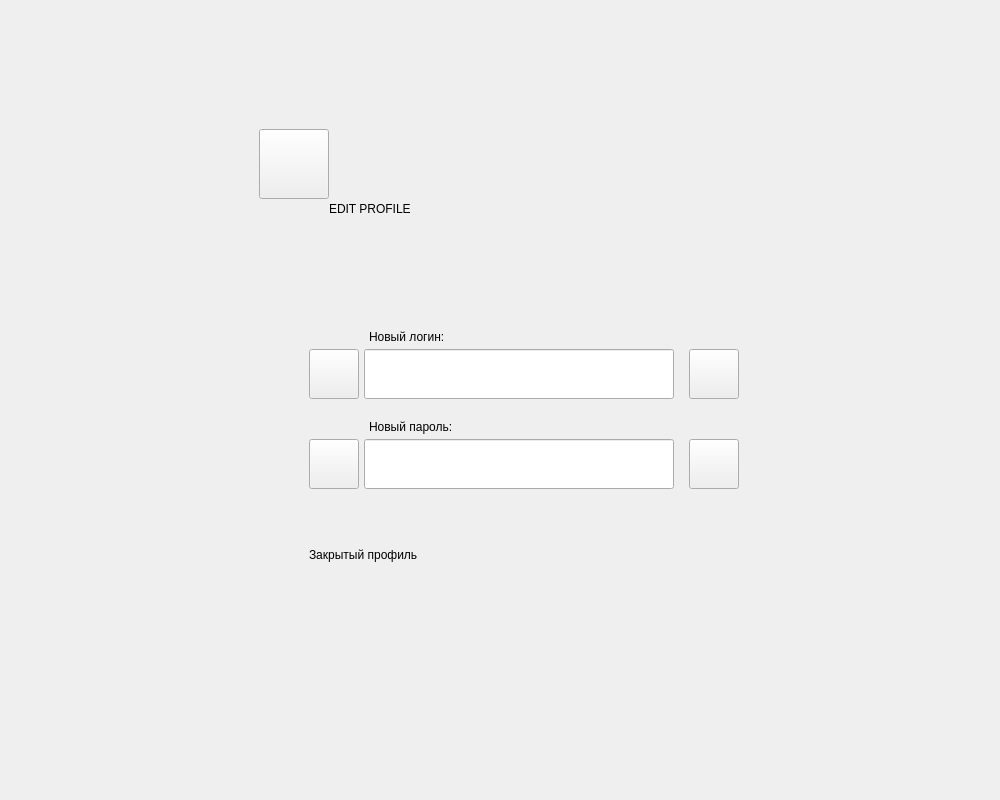
<?xml version="1.0" encoding="UTF-8"?>
<ui version="4.0">
 <class>MainWindow</class>
 <widget class="QMainWindow" name="MainWindow">
  <property name="geometry">
   <rect>
    <x>0</x>
    <y>0</y>
    <width>1000</width>
    <height>800</height>
   </rect>
  </property>
  <property name="minimumSize">
   <size>
    <width>1000</width>
    <height>800</height>
   </size>
  </property>
  <property name="maximumSize">
   <size>
    <width>1000</width>
    <height>800</height>
   </size>
  </property>
  <property name="windowTitle">
   <string>MainWindow</string>
  </property>
  <widget class="QWidget" name="centralwidget">
   <property name="minimumSize">
    <size>
     <width>1000</width>
     <height>800</height>
    </size>
   </property>
   <property name="maximumSize">
    <size>
     <width>1000</width>
     <height>800</height>
    </size>
   </property>
   <layout class="QHBoxLayout" name="horizontalLayout">
    <item>
     <widget class="QStackedWidget" name="stackedWidget">
      <property name="minimumSize">
       <size>
        <width>1000</width>
        <height>800</height>
       </size>
      </property>
      <property name="maximumSize">
       <size>
        <width>1000</width>
        <height>800</height>
       </size>
      </property>
      <property name="currentIndex">
       <number>5</number>
      </property>
      <widget class="QWidget" name="page_new_user">
       <widget class="QPushButton" name="B_new_user_reg">
        <property name="geometry">
         <rect>
          <x>355</x>
          <y>500</y>
          <width>310</width>
          <height>50</height>
         </rect>
        </property>
        <property name="maximumSize">
         <size>
          <width>16777215</width>
          <height>16777215</height>
         </size>
        </property>
        <property name="font">
         <font>
          <pointsize>14</pointsize>
         </font>
        </property>
        <property name="text">
         <string>REGISTRATION</string>
        </property>
       </widget>
       <widget class="QPushButton" name="B_new_user_log">
        <property name="geometry">
         <rect>
          <x>355</x>
          <y>400</y>
          <width>310</width>
          <height>50</height>
         </rect>
        </property>
        <property name="maximumSize">
         <size>
          <width>500</width>
          <height>16777215</height>
         </size>
        </property>
        <property name="font">
         <font>
          <pointsize>14</pointsize>
         </font>
        </property>
        <property name="text">
         <string>LOGIN</string>
        </property>
       </widget>
       <widget class="QLabel" name="L_new_user_purple">
        <property name="geometry">
         <rect>
          <x>250</x>
          <y>120</y>
          <width>500</width>
          <height>380</height>
         </rect>
        </property>
        <property name="text">
         <string/>
        </property>
       </widget>
       <widget class="QLabel" name="L_new_user_white">
        <property name="geometry">
         <rect>
          <x>250</x>
          <y>280</y>
          <width>500</width>
          <height>380</height>
         </rect>
        </property>
        <property name="text">
         <string/>
        </property>
       </widget>
       <widget class="QPushButton" name="B_new_user_ic_log">
        <property name="geometry">
         <rect>
          <x>300</x>
          <y>400</y>
          <width>50</width>
          <height>50</height>
         </rect>
        </property>
        <property name="text">
         <string/>
        </property>
       </widget>
       <widget class="QPushButton" name="B_new_user_ic_reg">
        <property name="geometry">
         <rect>
          <x>300</x>
          <y>500</y>
          <width>50</width>
          <height>50</height>
         </rect>
        </property>
        <property name="text">
         <string/>
        </property>
       </widget>
       <widget class="QLabel" name="L_new_user_name">
        <property name="geometry">
         <rect>
          <x>410</x>
          <y>150</y>
          <width>300</width>
          <height>100</height>
         </rect>
        </property>
        <property name="text">
         <string>HELLO!</string>
        </property>
       </widget>
       <widget class="QPushButton" name="B_new_user_to_user">
        <property name="geometry">
         <rect>
          <x>710</x>
          <y>622</y>
          <width>41</width>
          <height>41</height>
         </rect>
        </property>
        <property name="text">
         <string/>
        </property>
       </widget>
       <zorder>L_new_user_purple</zorder>
       <zorder>L_new_user_white</zorder>
       <zorder>B_new_user_log</zorder>
       <zorder>B_new_user_reg</zorder>
       <zorder>B_new_user_ic_log</zorder>
       <zorder>B_new_user_ic_reg</zorder>
       <zorder>L_new_user_name</zorder>
       <zorder>B_new_user_to_user</zorder>
      </widget>
      <widget class="QWidget" name="page_log">
       <widget class="QLabel" name="L_log_purple">
        <property name="geometry">
         <rect>
          <x>250</x>
          <y>120</y>
          <width>500</width>
          <height>380</height>
         </rect>
        </property>
        <property name="text">
         <string/>
        </property>
       </widget>
       <widget class="QLabel" name="L_log_white">
        <property name="geometry">
         <rect>
          <x>250</x>
          <y>280</y>
          <width>500</width>
          <height>380</height>
         </rect>
        </property>
        <property name="text">
         <string/>
        </property>
       </widget>
       <widget class="QLabel" name="L_log_name">
        <property name="geometry">
         <rect>
          <x>410</x>
          <y>150</y>
          <width>300</width>
          <height>100</height>
         </rect>
        </property>
        <property name="text">
         <string>LOG IN!</string>
        </property>
       </widget>
       <widget class="QPushButton" name="B_log_ic_log">
        <property name="geometry">
         <rect>
          <x>300</x>
          <y>400</y>
          <width>50</width>
          <height>50</height>
         </rect>
        </property>
        <property name="text">
         <string/>
        </property>
       </widget>
       <widget class="QPushButton" name="B_log_ic_reg">
        <property name="geometry">
         <rect>
          <x>300</x>
          <y>500</y>
          <width>50</width>
          <height>50</height>
         </rect>
        </property>
        <property name="text">
         <string/>
        </property>
       </widget>
       <widget class="QLineEdit" name="LE_log_login">
        <property name="geometry">
         <rect>
          <x>355</x>
          <y>400</y>
          <width>310</width>
          <height>50</height>
         </rect>
        </property>
       </widget>
       <widget class="QLineEdit" name="LE_log_password">
        <property name="geometry">
         <rect>
          <x>355</x>
          <y>500</y>
          <width>310</width>
          <height>50</height>
         </rect>
        </property>
       </widget>
       <widget class="QPushButton" name="B_log_back">
        <property name="geometry">
         <rect>
          <x>250</x>
          <y>120</y>
          <width>70</width>
          <height>70</height>
         </rect>
        </property>
        <property name="text">
         <string/>
        </property>
       </widget>
       <widget class="QPushButton" name="B_log_save">
        <property name="geometry">
         <rect>
          <x>375</x>
          <y>580</y>
          <width>250</width>
          <height>40</height>
         </rect>
        </property>
        <property name="text">
         <string> ✰ GET IN ✰</string>
        </property>
       </widget>
       <widget class="QPushButton" name="B_log_warning_1">
        <property name="geometry">
         <rect>
          <x>680</x>
          <y>400</y>
          <width>51</width>
          <height>51</height>
         </rect>
        </property>
        <property name="text">
         <string/>
        </property>
       </widget>
       <widget class="QPushButton" name="B_log_warning_2">
        <property name="geometry">
         <rect>
          <x>680</x>
          <y>500</y>
          <width>51</width>
          <height>51</height>
         </rect>
        </property>
        <property name="text">
         <string/>
        </property>
       </widget>
       <widget class="QLabel" name="L_log_warning">
        <property name="geometry">
         <rect>
          <x>360</x>
          <y>360</y>
          <width>301</width>
          <height>20</height>
         </rect>
        </property>
        <property name="text">
         <string/>
        </property>
       </widget>
       <zorder>L_log_purple</zorder>
       <zorder>L_log_white</zorder>
       <zorder>L_log_name</zorder>
       <zorder>B_log_ic_log</zorder>
       <zorder>LE_log_login</zorder>
       <zorder>LE_log_password</zorder>
       <zorder>B_log_ic_reg</zorder>
       <zorder>B_log_save</zorder>
       <zorder>B_log_back</zorder>
       <zorder>B_log_warning_1</zorder>
       <zorder>B_log_warning_2</zorder>
       <zorder>L_log_warning</zorder>
      </widget>
      <widget class="QWidget" name="page_reg">
       <widget class="QPushButton" name="B_reg_back">
        <property name="geometry">
         <rect>
          <x>250</x>
          <y>120</y>
          <width>70</width>
          <height>70</height>
         </rect>
        </property>
        <property name="text">
         <string/>
        </property>
       </widget>
       <widget class="QLabel" name="L_reg_purple">
        <property name="geometry">
         <rect>
          <x>250</x>
          <y>120</y>
          <width>500</width>
          <height>380</height>
         </rect>
        </property>
        <property name="text">
         <string/>
        </property>
       </widget>
       <widget class="QLabel" name="L_reg_white">
        <property name="geometry">
         <rect>
          <x>250</x>
          <y>280</y>
          <width>500</width>
          <height>380</height>
         </rect>
        </property>
        <property name="text">
         <string/>
        </property>
       </widget>
       <widget class="QLabel" name="L_reg_name">
        <property name="geometry">
         <rect>
          <x>410</x>
          <y>150</y>
          <width>300</width>
          <height>100</height>
         </rect>
        </property>
        <property name="text">
         <string>REG IN!</string>
        </property>
       </widget>
       <widget class="QPushButton" name="B_reg_ic_log">
        <property name="geometry">
         <rect>
          <x>300</x>
          <y>340</y>
          <width>50</width>
          <height>50</height>
         </rect>
        </property>
        <property name="text">
         <string/>
        </property>
       </widget>
       <widget class="QLineEdit" name="LE_reg_login">
        <property name="geometry">
         <rect>
          <x>355</x>
          <y>340</y>
          <width>310</width>
          <height>50</height>
         </rect>
        </property>
       </widget>
       <widget class="QLineEdit" name="LE_reg_password_2">
        <property name="geometry">
         <rect>
          <x>355</x>
          <y>500</y>
          <width>310</width>
          <height>50</height>
         </rect>
        </property>
       </widget>
       <widget class="QPushButton" name="B_reg_ic_reg_2">
        <property name="geometry">
         <rect>
          <x>300</x>
          <y>500</y>
          <width>50</width>
          <height>50</height>
         </rect>
        </property>
        <property name="text">
         <string/>
        </property>
       </widget>
       <widget class="QPushButton" name="B_reg_save">
        <property name="geometry">
         <rect>
          <x>375</x>
          <y>580</y>
          <width>250</width>
          <height>40</height>
         </rect>
        </property>
        <property name="text">
         <string>✰ CREATE ✰</string>
        </property>
       </widget>
       <widget class="QLineEdit" name="LE_reg_password_1">
        <property name="geometry">
         <rect>
          <x>355</x>
          <y>420</y>
          <width>310</width>
          <height>50</height>
         </rect>
        </property>
       </widget>
       <widget class="QPushButton" name="B_reg_ic_reg_1">
        <property name="geometry">
         <rect>
          <x>300</x>
          <y>420</y>
          <width>50</width>
          <height>50</height>
         </rect>
        </property>
        <property name="text">
         <string/>
        </property>
       </widget>
       <widget class="QPushButton" name="B_reg_warning_2">
        <property name="geometry">
         <rect>
          <x>680</x>
          <y>420</y>
          <width>51</width>
          <height>51</height>
         </rect>
        </property>
        <property name="text">
         <string/>
        </property>
       </widget>
       <widget class="QPushButton" name="B_reg_warning_3">
        <property name="geometry">
         <rect>
          <x>680</x>
          <y>500</y>
          <width>51</width>
          <height>51</height>
         </rect>
        </property>
        <property name="text">
         <string/>
        </property>
       </widget>
       <widget class="QPushButton" name="B_reg_warning_1">
        <property name="geometry">
         <rect>
          <x>680</x>
          <y>340</y>
          <width>51</width>
          <height>51</height>
         </rect>
        </property>
        <property name="text">
         <string/>
        </property>
       </widget>
       <widget class="QLabel" name="L_reg_warning_1">
        <property name="geometry">
         <rect>
          <x>360</x>
          <y>280</y>
          <width>301</width>
          <height>20</height>
         </rect>
        </property>
        <property name="text">
         <string/>
        </property>
       </widget>
       <widget class="QLabel" name="L_reg_warning_2">
        <property name="geometry">
         <rect>
          <x>360</x>
          <y>310</y>
          <width>301</width>
          <height>20</height>
         </rect>
        </property>
        <property name="text">
         <string/>
        </property>
       </widget>
       <zorder>L_reg_purple</zorder>
       <zorder>L_reg_white</zorder>
       <zorder>L_reg_name</zorder>
       <zorder>B_reg_ic_log</zorder>
       <zorder>LE_reg_login</zorder>
       <zorder>LE_reg_password_2</zorder>
       <zorder>B_reg_ic_reg_2</zorder>
       <zorder>B_reg_save</zorder>
       <zorder>B_reg_back</zorder>
       <zorder>LE_reg_password_1</zorder>
       <zorder>B_reg_ic_reg_1</zorder>
       <zorder>B_reg_warning_2</zorder>
       <zorder>B_reg_warning_3</zorder>
       <zorder>B_reg_warning_1</zorder>
       <zorder>L_reg_warning_1</zorder>
       <zorder>L_reg_warning_2</zorder>
      </widget>
      <widget class="QWidget" name="page_user">
       <widget class="QLabel" name="L_user_purple">
        <property name="geometry">
         <rect>
          <x>250</x>
          <y>120</y>
          <width>500</width>
          <height>380</height>
         </rect>
        </property>
        <property name="text">
         <string/>
        </property>
       </widget>
       <widget class="QLabel" name="L_user_white">
        <property name="geometry">
         <rect>
          <x>250</x>
          <y>280</y>
          <width>500</width>
          <height>380</height>
         </rect>
        </property>
        <property name="text">
         <string/>
        </property>
       </widget>
       <widget class="QPushButton" name="B_user_setting">
        <property name="geometry">
         <rect>
          <x>250</x>
          <y>120</y>
          <width>70</width>
          <height>70</height>
         </rect>
        </property>
        <property name="text">
         <string/>
        </property>
       </widget>
       <widget class="QLabel" name="L_user_name">
        <property name="geometry">
         <rect>
          <x>410</x>
          <y>150</y>
          <width>300</width>
          <height>100</height>
         </rect>
        </property>
        <property name="text">
         <string>ALL GOOD!</string>
        </property>
       </widget>
       <widget class="QFrame" name="F_user_1">
        <property name="geometry">
         <rect>
          <x>250</x>
          <y>190</y>
          <width>70</width>
          <height>91</height>
         </rect>
        </property>
        <property name="frameShape">
         <enum>QFrame::StyledPanel</enum>
        </property>
        <property name="frameShadow">
         <enum>QFrame::Raised</enum>
        </property>
        <widget class="QPushButton" name="B_user_frame_1">
         <property name="geometry">
          <rect>
           <x>10</x>
           <y>20</y>
           <width>51</width>
           <height>51</height>
          </rect>
         </property>
         <property name="text">
          <string/>
         </property>
        </widget>
       </widget>
       <widget class="QFrame" name="F_user_2">
        <property name="geometry">
         <rect>
          <x>250</x>
          <y>280</y>
          <width>70</width>
          <height>141</height>
         </rect>
        </property>
        <property name="frameShape">
         <enum>QFrame::StyledPanel</enum>
        </property>
        <property name="frameShadow">
         <enum>QFrame::Raised</enum>
        </property>
        <widget class="QPushButton" name="B_user_frame_2">
         <property name="geometry">
          <rect>
           <x>10</x>
           <y>0</y>
           <width>51</width>
           <height>51</height>
          </rect>
         </property>
         <property name="text">
          <string/>
         </property>
        </widget>
        <widget class="QPushButton" name="B_user_frame_3">
         <property name="geometry">
          <rect>
           <x>10</x>
           <y>70</y>
           <width>51</width>
           <height>51</height>
          </rect>
         </property>
         <property name="text">
          <string/>
         </property>
        </widget>
       </widget>
      </widget>
      <widget class="QWidget" name="page_profile">
       <widget class="QLabel" name="L_profile_purple">
        <property name="geometry">
         <rect>
          <x>250</x>
          <y>120</y>
          <width>500</width>
          <height>380</height>
         </rect>
        </property>
        <property name="text">
         <string/>
        </property>
       </widget>
       <widget class="QLabel" name="L_profile_white">
        <property name="geometry">
         <rect>
          <x>250</x>
          <y>280</y>
          <width>500</width>
          <height>380</height>
         </rect>
        </property>
        <property name="text">
         <string/>
        </property>
       </widget>
       <widget class="QLabel" name="L_profile_name">
        <property name="geometry">
         <rect>
          <x>410</x>
          <y>150</y>
          <width>300</width>
          <height>100</height>
         </rect>
        </property>
        <property name="text">
         <string>PROFILE</string>
        </property>
       </widget>
       <widget class="QLineEdit" name="LE_profile_login">
        <property name="geometry">
         <rect>
          <x>355</x>
          <y>340</y>
          <width>310</width>
          <height>50</height>
         </rect>
        </property>
       </widget>
       <widget class="QLabel" name="L_profile_1">
        <property name="geometry">
         <rect>
          <x>360</x>
          <y>320</y>
          <width>101</width>
          <height>16</height>
         </rect>
        </property>
        <property name="text">
         <string>Ваш логин:</string>
        </property>
       </widget>
       <widget class="QLineEdit" name="LE_profile_password">
        <property name="geometry">
         <rect>
          <x>355</x>
          <y>440</y>
          <width>310</width>
          <height>50</height>
         </rect>
        </property>
       </widget>
       <widget class="QLabel" name="L_profile_2">
        <property name="geometry">
         <rect>
          <x>360</x>
          <y>420</y>
          <width>101</width>
          <height>16</height>
         </rect>
        </property>
        <property name="text">
         <string>Ваш пароль:</string>
        </property>
       </widget>
       <widget class="QPushButton" name="B_profile_show_password">
        <property name="geometry">
         <rect>
          <x>630</x>
          <y>450</y>
          <width>31</width>
          <height>31</height>
         </rect>
        </property>
        <property name="text">
         <string/>
        </property>
       </widget>
       <widget class="QPushButton" name="B_profile_back">
        <property name="geometry">
         <rect>
          <x>250</x>
          <y>120</y>
          <width>70</width>
          <height>70</height>
         </rect>
        </property>
        <property name="text">
         <string/>
        </property>
       </widget>
      </widget>
      <widget class="QWidget" name="page_edit_profile">
       <widget class="QLabel" name="L_edit_profile_purple">
        <property name="geometry">
         <rect>
          <x>250</x>
          <y>120</y>
          <width>500</width>
          <height>380</height>
         </rect>
        </property>
        <property name="text">
         <string/>
        </property>
       </widget>
       <widget class="QLabel" name="L_edit_profile_white">
        <property name="geometry">
         <rect>
          <x>250</x>
          <y>280</y>
          <width>500</width>
          <height>380</height>
         </rect>
        </property>
        <property name="text">
         <string/>
        </property>
       </widget>
       <widget class="QLabel" name="L_edit_profile_name">
        <property name="geometry">
         <rect>
          <x>320</x>
          <y>150</y>
          <width>411</width>
          <height>100</height>
         </rect>
        </property>
        <property name="text">
         <string>EDIT PROFILE</string>
        </property>
       </widget>
       <widget class="QLineEdit" name="LE_edit_profile_login">
        <property name="geometry">
         <rect>
          <x>355</x>
          <y>340</y>
          <width>310</width>
          <height>50</height>
         </rect>
        </property>
       </widget>
       <widget class="QLineEdit" name="LE_edit_profile_password">
        <property name="geometry">
         <rect>
          <x>355</x>
          <y>430</y>
          <width>310</width>
          <height>50</height>
         </rect>
        </property>
       </widget>
       <widget class="QLabel" name="L_edit_profile_1">
        <property name="geometry">
         <rect>
          <x>360</x>
          <y>320</y>
          <width>101</width>
          <height>16</height>
         </rect>
        </property>
        <property name="text">
         <string>Новый логин:</string>
        </property>
       </widget>
       <widget class="QLabel" name="L_edit_profile_2">
        <property name="geometry">
         <rect>
          <x>360</x>
          <y>410</y>
          <width>101</width>
          <height>16</height>
         </rect>
        </property>
        <property name="text">
         <string>Новый пароль:</string>
        </property>
       </widget>
       <widget class="QPushButton" name="B_edit_profile_save_login">
        <property name="geometry">
         <rect>
          <x>300</x>
          <y>340</y>
          <width>50</width>
          <height>50</height>
         </rect>
        </property>
        <property name="text">
         <string/>
        </property>
       </widget>
       <widget class="QPushButton" name="B_edit_profile_save_password">
        <property name="geometry">
         <rect>
          <x>300</x>
          <y>430</y>
          <width>50</width>
          <height>50</height>
         </rect>
        </property>
        <property name="text">
         <string/>
        </property>
       </widget>
       <widget class="QPushButton" name="B_edit_profile_warning_1">
        <property name="geometry">
         <rect>
          <x>680</x>
          <y>340</y>
          <width>50</width>
          <height>50</height>
         </rect>
        </property>
        <property name="text">
         <string/>
        </property>
       </widget>
       <widget class="QPushButton" name="B_edit_profile_warning_2">
        <property name="geometry">
         <rect>
          <x>680</x>
          <y>430</y>
          <width>50</width>
          <height>50</height>
         </rect>
        </property>
        <property name="text">
         <string/>
        </property>
       </widget>
       <widget class="QLabel" name="L_edit_profile_3">
        <property name="geometry">
         <rect>
          <x>300</x>
          <y>530</y>
          <width>181</width>
          <height>31</height>
         </rect>
        </property>
        <property name="text">
         <string>Закрытый профиль</string>
        </property>
       </widget>
       <widget class="QLabel" name="L_edit_profile_warning">
        <property name="geometry">
         <rect>
          <x>360</x>
          <y>290</y>
          <width>301</width>
          <height>20</height>
         </rect>
        </property>
        <property name="text">
         <string/>
        </property>
       </widget>
       <widget class="QPushButton" name="B_edit_profile_back">
        <property name="geometry">
         <rect>
          <x>250</x>
          <y>120</y>
          <width>70</width>
          <height>70</height>
         </rect>
        </property>
        <property name="text">
         <string/>
        </property>
       </widget>
      </widget>
     </widget>
    </item>
   </layout>
  </widget>
 </widget>
 <resources/>
 <connections/>
</ui>
